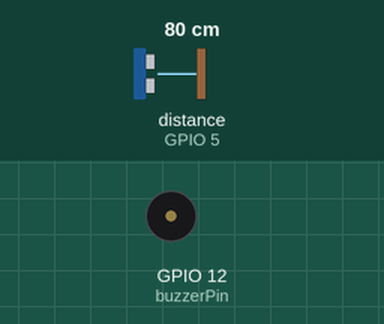
Recording of a program running on a simulated ESP8266 (NodeMCU). Shown: buzzer (waves = sounding, pin HIGH). Wiring (inferred from the names in the program): ultrasonic range finder: trigger GPIO 4; echo GPIO 5. The test bench sets the inputs (shaded band); at power-on: distance to the obstacle (sensor on GPIO 5) 80 cm. The echo pulse lasts 58.3 µs per cm; pins used as bus, display or sensor lines are not drawn.

Above: at 1.2 s.
1.3 s: distance to the obstacle (sensor on GPIO 5) set to 55 cm
2.8 s: distance to the obstacle (sensor on GPIO 5) set to 46 cm
At 3.03 s:
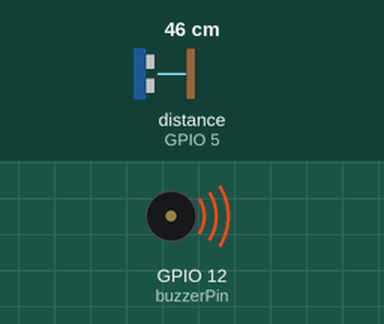
5.8 s: distance to the obstacle (sensor on GPIO 5) set to 12 cm
8.8 s: distance to the obstacle (sensor on GPIO 5) set to 9 cm
At 9.9 s:
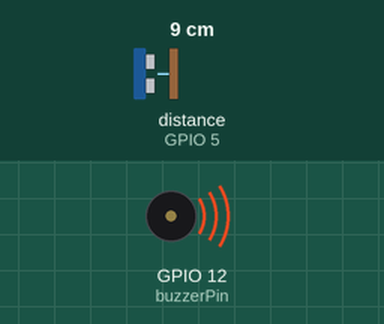
10.3 s: distance to the obstacle (sensor on GPIO 5) set to 18 cm
At 10.72 s:
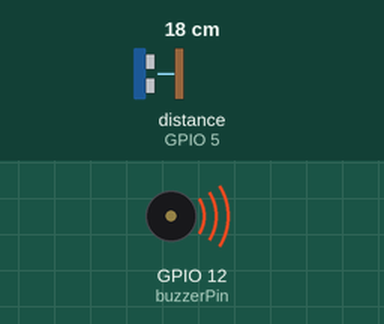
Timing chart, 0 to 14.3 s (numbered marks = the images above; inputs shaded):
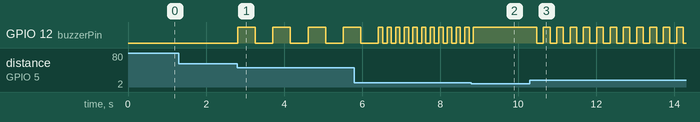

Measured:
- the behaviour switches between 52 and 51 cm on distance to the obstacle (sensor on GPIO 5) (found by bisection; images 0 and 1)
- the behaviour switches between 11 and 10 cm on distance to the obstacle (sensor on GPIO 5) (found by bisection; images 1 and 2)
- after the input at 1.3 s, every drawn part: stays the same
- after the input at 2.8 s, GPIO 12 (buzzerPin): alternates HIGH for 0.45 s and LOW for 0.45 s, starting at once
- after the input at 8.8 s, GPIO 12 (buzzerPin): goes on until 8.9 s, then stays HIGH
- after the input at 10.3 s, GPIO 12 (buzzerPin): alternates HIGH for 0.17 s and LOW for 0.17 s, starting after 0.17 s

The program:

main.cpp
```cpp
#include <Arduino.h>

const float SoundSpeed = 0.034;

const int trigPin = 4;
const int echoPin = 5;
const int buzzerPin = 12;

const int startBeepAt = 50;
const int startAlarmAt = 10;

int measureDistance()
{
  int distance;
  int waveDuration;

  digitalWrite(trigPin, HIGH);
  delayMicroseconds(10);
  digitalWrite(trigPin, LOW);

  waveDuration = pulseIn(echoPin, HIGH);

  distance = waveDuration * SoundSpeed / 2;
  return distance;
}

void beepAtRate(int rate)
{
  digitalWrite(buzzerPin, HIGH);
  delayMicroseconds(rate);
  digitalWrite(buzzerPin, LOW);
  delayMicroseconds(rate);
}

void setup()
{
  pinMode(buzzerPin, OUTPUT);
  pinMode(trigPin, OUTPUT);
  pinMode(echoPin, INPUT);
}

void loop()
{
  int distance;
  distance = measureDistance();

  if (distance <= startBeepAt && distance >= startAlarmAt)
  {
    int rate;
    rate = distance * 10000;
    beepAtRate(rate);
  }
  else if (distance <= startAlarmAt)
  {
    // Continous beeping
    digitalWrite(buzzerPin, HIGH);
  }
  else
  {
    // Rest beeping
    digitalWrite(buzzerPin, LOW);
  }
}
```
